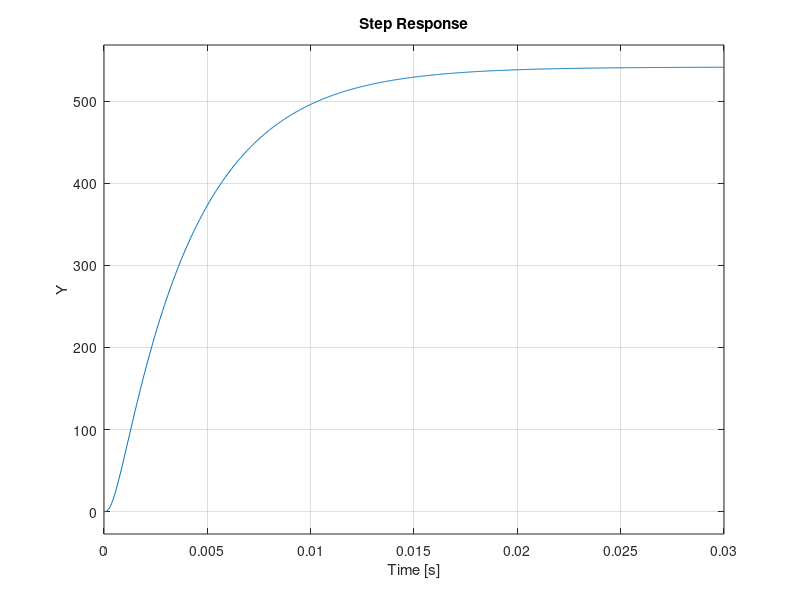

The MATLAB source for this figure: (Note: this script raises an error after producing the figure.)
%PROJECT CODE 1
clc
clear 
Ra = 7.31; % Armature Winding Resistance in ohms
La = 8.3*10^-4; % Armature Winding Inductance in H
Kb = 22.7; % Back emf constant in rad/Vs
Kt = 0.044; % Motor Torque Constant in Nm/A
Jm = 1.05*10^-6; % Moment of Inertia of the Rotor in kg*m^2
Bm = 2.0*10^-6; % Damping Coeffecient in Nms
A = [-Ra/La -Kt/La; Kt/Jm -Bm/Jm];
B = [1/La; 0];
Ts = 0;
C = [0  1];
D = 0;
DC_Motor = ss(A,B,C,D,Ts,...
   'InputName','V','OutputName','Y','StateName',{'i','theta_dot'}) % State Space Model

Amplifier = tf(24, [1/2500 1]) % Voltage Amplifier with Steady state Voltage Gain and Band Width
Plant = DC_Motor * Amplifier % Overall Plant Model
Plant.StateName{3} = 'x3'
[V,E] = eig(A) % Eigen Vectors and Eigen Values of A
Poles = pole(DC_Motor) % Stability Analysis.

step(Plant) % Step Response for a unit step voltage reprsenting the rise time, the settling time and the steady state

Controlability  = ctrb(DC_Motor) % Controlability Analysis
Rank_C = rank(Controlability) % Linearly Independent Columns to Prove Controlability

Observability = obsv(DC_Motor) % Observability Analysis
Rank_O = rank(Observability) % Linearly Independent Rows to prove Observability

% Full State feedback Control
Plant.C = eye(3) % Modifying C Matrix into Identity Matrix
Plant.StateName{3} = 'x3'
Plant.OutputName = {'i','theta_dot','x3'}

%Pole Placement
%K = place(Plant.A, Plant.B, [ -7 + 5.25j, -7 - 5.25j, -21]) % State Space Matrices A and B and Desired Pole Position
 
% Closed Loop State Space Model using Feedback Command
%C1 = feedback(Plant, K)

% step(C1(1))

% Kalman Filter
Q = 10^-3; % Process Covariance Matrix
R = 10^-4; % Measurement Covariance Matrix
[kalmanf,L,P] = kalman(Plant,Q,R); 
kalmanf = kalmanf(1,:) % Output Estimate
sys = parallel(Plant,kalmanf,1,1,[],[]); % Connecting Plant Model and Kalman Filter in Parallel

SimModel = feedback(sys,1,2,3);
SimModel = SimModel([1 2],[1 2 3]);
SimModel.InputName
SimModel.OutputName

%this is the part i am trying to comprehend to plot 
t = [0:100]'
u = sin(t/6)

rng(10,'twister');
w = sqrt(Q)*randn(length(t),1)
v = sqrt(R)*randn(length(t),1)

